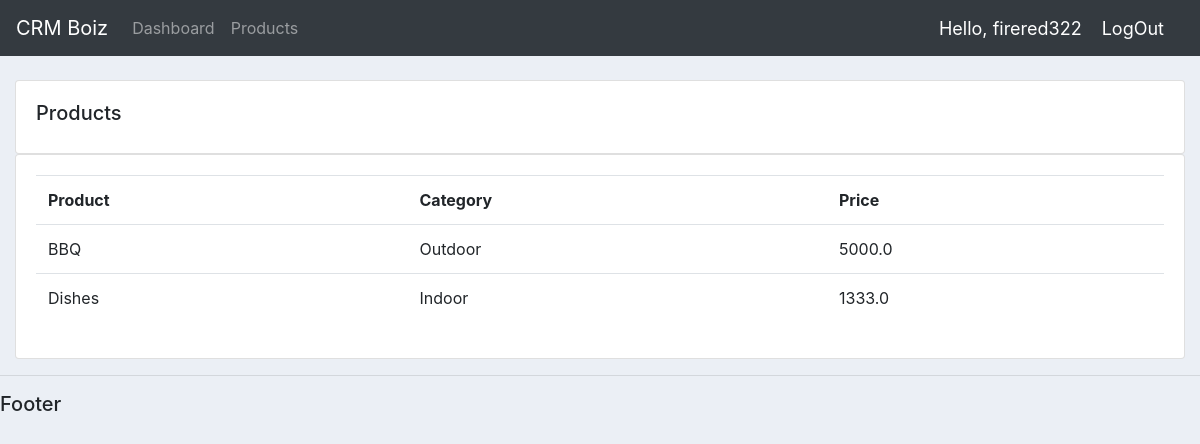
Before: /products/ (signed in) with the older database file.
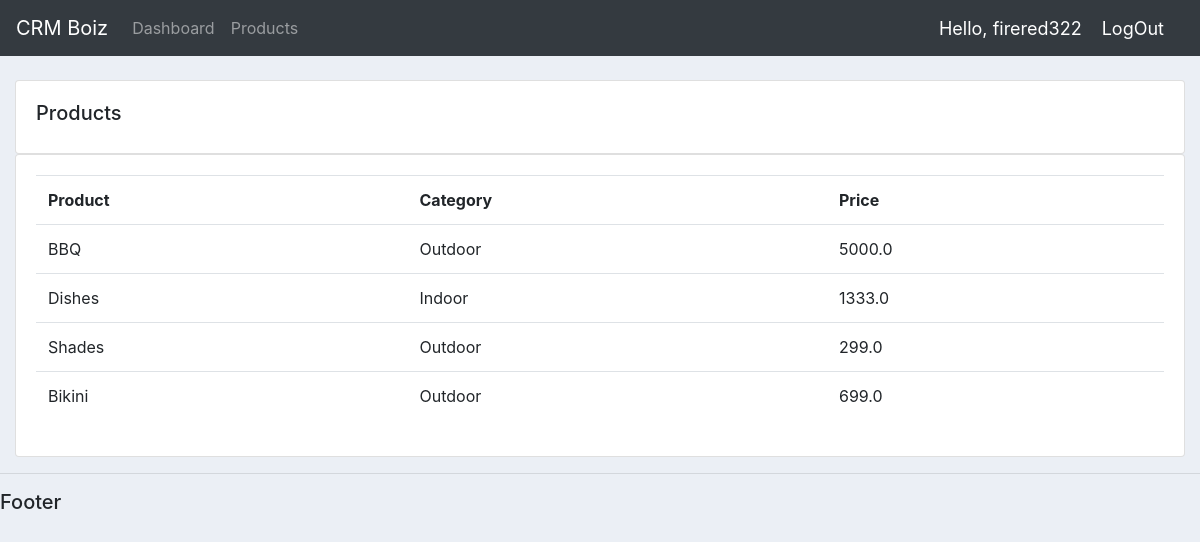
After: the same page with the newer database file.
### accounts/models.py (models this page shows, shortened)
class Product(models.Model):
    CATEGORY = (
        ('Indoor', 'Indoor'),
        ('Outdoor', 'Outdoor')
    )
    tags = models.ManyToManyField(Tag)
    name = models.CharField(max_length=200, null=True)
    price = models.FloatField(null=True)
    category = models.CharField(max_length=200, null=True, choices=CATEGORY)
    description = models.CharField(max_length=200, null=True, blank=True)
    date_created = models.DateTimeField(auto_now_add=True)

### accounts/views.py (the view)
# urls.py: path('products/', views.products, name="products"),
def products(request):
    products = Product.objects.all()
    return render(request, 'accounts/products.html', {'products': products})

### accounts/templates/accounts/products.html
{% extends 'accounts/main.html' %} {% block content %}
<br />
<div class="row">
  <div class="col-md">
    <div class="card card-body">
      <h5>Products</h5>
    </div>
    <div class="card card-body">
      <table class="table">
        <tr>
          <th>Product</th>
          <th>Category</th>
          <th>Price</th>
        </tr>
        {% for i in products %}
        <tr>
           <td>{{ i.name }}</td>
           <td>{{ i.category }}</td>
           <td>{{ i.price }}</td>
        </tr>
        {% endfor %}
      </table>
    </div>
  </div>
</div>
{% endblock %}

Changed rows visible on the page:
added Product: name "Shades", category "Outdoor", price "299.0"
added Product: name "Bikini", category "Outdoor", price "699.0"
